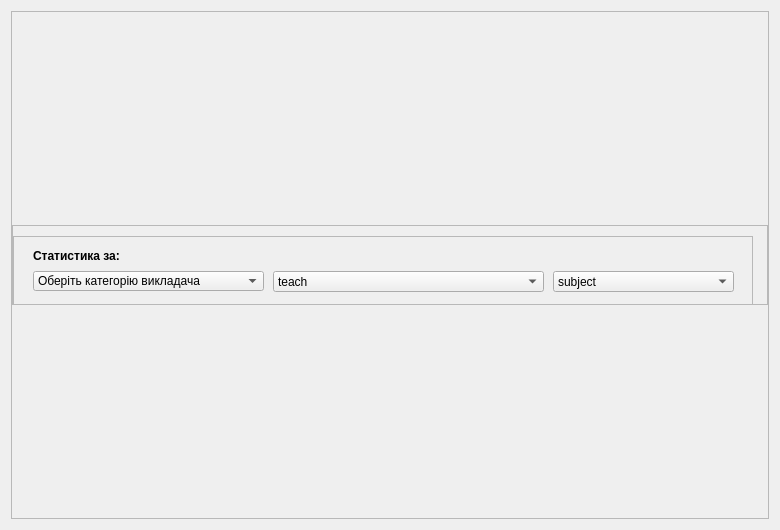
<?xml version="1.0" encoding="UTF-8"?>
<ui version="4.0">
 <class>gradeStatistics</class>
 <widget class="QWidget" name="gradeStatistics">
  <property name="geometry">
   <rect>
    <x>0</x>
    <y>0</y>
    <width>780</width>
    <height>530</height>
   </rect>
  </property>
  <property name="minimumSize">
   <size>
    <width>780</width>
    <height>500</height>
   </size>
  </property>
  <property name="windowTitle">
   <string>Form</string>
  </property>
  <layout class="QVBoxLayout" name="verticalLayout">
   <item>
    <widget class="QFrame" name="mainFrame">
     <property name="sizePolicy">
      <sizepolicy hsizetype="Expanding" vsizetype="Expanding">
       <horstretch>0</horstretch>
       <verstretch>0</verstretch>
      </sizepolicy>
     </property>
     <property name="minimumSize">
      <size>
       <width>0</width>
       <height>0</height>
      </size>
     </property>
     <property name="frameShape">
      <enum>QFrame::StyledPanel</enum>
     </property>
     <property name="frameShadow">
      <enum>QFrame::Raised</enum>
     </property>
     <layout class="QVBoxLayout" name="verticalLayout_2">
      <property name="spacing">
       <number>-1</number>
      </property>
      <property name="leftMargin">
       <number>0</number>
      </property>
      <property name="topMargin">
       <number>0</number>
      </property>
      <property name="rightMargin">
       <number>0</number>
      </property>
      <property name="bottomMargin">
       <number>0</number>
      </property>
      <item>
       <widget class="QFrame" name="selectInfoLabel">
        <property name="sizePolicy">
         <sizepolicy hsizetype="Preferred" vsizetype="Fixed">
          <horstretch>0</horstretch>
          <verstretch>0</verstretch>
         </sizepolicy>
        </property>
        <property name="minimumSize">
         <size>
          <width>0</width>
          <height>80</height>
         </size>
        </property>
        <property name="maximumSize">
         <size>
          <width>16777215</width>
          <height>80</height>
         </size>
        </property>
        <property name="frameShape">
         <enum>QFrame::StyledPanel</enum>
        </property>
        <property name="frameShadow">
         <enum>QFrame::Raised</enum>
        </property>
        <layout class="QHBoxLayout" name="horizontalLayout_2">
         <property name="leftMargin">
          <number>0</number>
         </property>
         <property name="topMargin">
          <number>10</number>
         </property>
         <property name="rightMargin">
          <number>0</number>
         </property>
         <property name="bottomMargin">
          <number>0</number>
         </property>
         <item>
          <widget class="QFrame" name="leftUpFrame">
           <property name="minimumSize">
            <size>
             <width>740</width>
             <height>80</height>
            </size>
           </property>
           <property name="maximumSize">
            <size>
             <width>560</width>
             <height>80</height>
            </size>
           </property>
           <property name="frameShape">
            <enum>QFrame::StyledPanel</enum>
           </property>
           <property name="frameShadow">
            <enum>QFrame::Raised</enum>
           </property>
           <widget class="QComboBox" name="teacherComboBox">
            <property name="geometry">
             <rect>
              <x>260</x>
              <y>35</y>
              <width>271</width>
              <height>21</height>
             </rect>
            </property>
            <item>
             <property name="text">
              <string>teach</string>
             </property>
            </item>
           </widget>
           <widget class="QLabel" name="nameLabel">
            <property name="geometry">
             <rect>
              <x>20</x>
              <y>10</y>
              <width>401</width>
              <height>21</height>
             </rect>
            </property>
            <property name="styleSheet">
             <string notr="true">font-weight: bold</string>
            </property>
            <property name="text">
             <string>&lt;html&gt;&lt;head/&gt;&lt;body&gt;&lt;p&gt;&lt;span style=&quot; font-weight:700;&quot;&gt;Статистика за:&lt;/span&gt;&lt;/p&gt;&lt;/body&gt;&lt;/html&gt;</string>
            </property>
           </widget>
           <widget class="QComboBox" name="categoryComboBox">
            <property name="geometry">
             <rect>
              <x>20</x>
              <y>35</y>
              <width>231</width>
              <height>20</height>
             </rect>
            </property>
            <item>
             <property name="text">
              <string>Оберіть категорію викладача</string>
             </property>
            </item>
            <item>
             <property name="text">
              <string>Спеціаліст першої категорії</string>
             </property>
            </item>
            <item>
             <property name="text">
              <string>Спеціаліст другої категорії</string>
             </property>
            </item>
            <item>
             <property name="text">
              <string>Спеціаліст вищої категорії</string>
             </property>
            </item>
            <item>
             <property name="text">
              <string>Спеціаліст</string>
             </property>
            </item>
           </widget>
           <widget class="QComboBox" name="subjectComboBox">
            <property name="geometry">
             <rect>
              <x>540</x>
              <y>35</y>
              <width>181</width>
              <height>21</height>
             </rect>
            </property>
            <item>
             <property name="text">
              <string>subject</string>
             </property>
            </item>
           </widget>
          </widget>
         </item>
         <item>
          <spacer name="horizontalSpacer">
           <property name="orientation">
            <enum>Qt::Horizontal</enum>
           </property>
           <property name="sizeType">
            <enum>QSizePolicy::Expanding</enum>
           </property>
           <property name="sizeHint" stdset="0">
            <size>
             <width>20</width>
             <height>20</height>
            </size>
           </property>
          </spacer>
         </item>
        </layout>
       </widget>
      </item>
      <item>
       <spacer name="verticalSpacer">
        <property name="orientation">
         <enum>Qt::Vertical</enum>
        </property>
        <property name="sizeType">
         <enum>QSizePolicy::Fixed</enum>
        </property>
        <property name="sizeHint" stdset="0">
         <size>
          <width>20</width>
          <height>0</height>
         </size>
        </property>
       </spacer>
      </item>
      <item>
       <layout class="QHBoxLayout" name="specialChart"/>
      </item>
     </layout>
    </widget>
   </item>
  </layout>
 </widget>
 <resources/>
 <connections/>
</ui>
